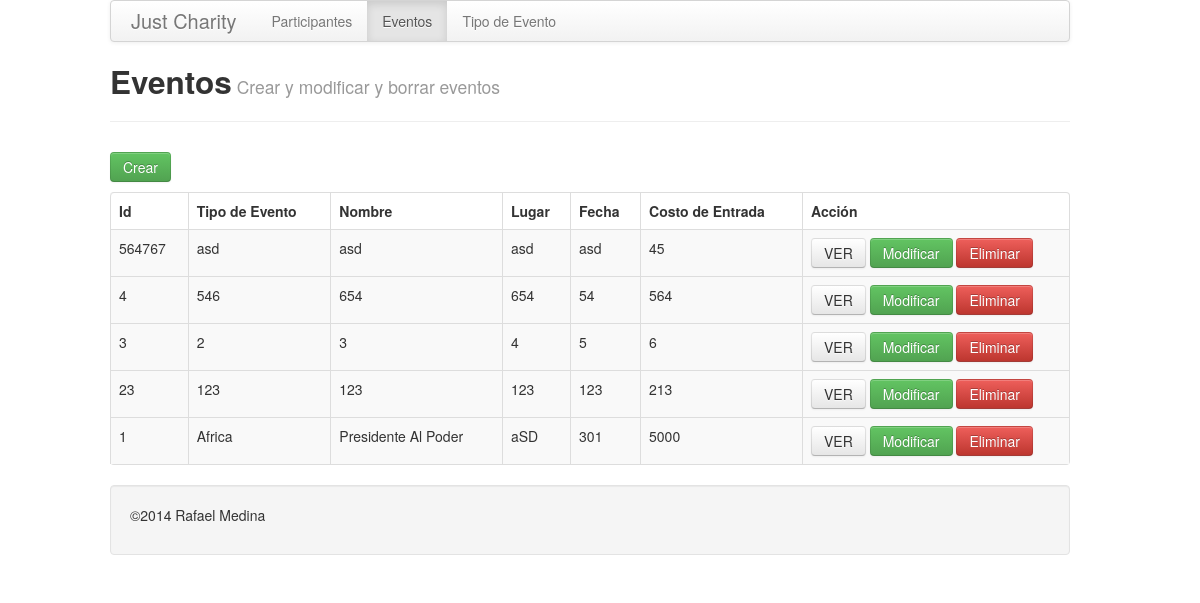
The page /eventos.php on the database its author committed.
### tables this page shows
CREATE TABLE `events` (
  `event_id` varchar(45) NOT NULL,
  `event_type_code` varchar(45) DEFAULT NULL,
  `event_name` varchar(45) DEFAULT NULL,
  `event_place` varchar(45) DEFAULT NULL,
  `event_date` varchar(45) DEFAULT NULL,
  `event_entrance_fee` varchar(45) DEFAULT NULL,
  PRIMARY KEY (`event_id`)
);

### eventos.php (the view, shortened to what this page needs)
<?php
$titulo = 'eventos';
include('inc/header.php');
?>
<div class="page-header">
	<h2>Eventos<small> Crear y modificar y borrar eventos</small></h2>
</div>
</div>
<div class="row">
	<p>
		<a href="eventos/create.php" class="btn btn-success">Crear</a>
	</p>
	<table class="table table-striped table-bordered">
		<thead>
			<tr>
				<th>Id</th>
				<th>Tipo de Evento</th>
				<th>Nombre</th>
				<th>Lugar</th>
				<th>Fecha</th>
				<th>Costo de Entrada</th>
				<th>Acción</th>
			</tr>
		</thead>
		<tbody>
			<?php
			$pdo = Database::connect();
			$sql = 'SELECT * FROM events ORDER BY event_id DESC';
			foreach($pdo->query($sql) as $row) {
				echo '<tr>';
				echo '<td>'.$row['event_id'].'</td>';
				echo '<td>'.$row['event_type_code'].'</td>';
				echo '<td>'.$row['event_name'].'</td>';
				echo '<td>'.$row['event_place'].'</td>';
				echo '<td>'.$row['event_date'].'</td>';
				echo '<td>'.$row['event_entrance_fee'].'</td>';
				echo '<td width=250>';
				echo '<a class="btn" href="eventos/read.php?event_id='.$row['event_id'].'">VER</a>';
				echo '<a class="btn btn-success" href="eventos/update.php?event_id='.$row['event_id'].'">Modificar</a>';
				echo '<a class="btn btn-danger" href="eventos/delete.php?event_id='.$row['event_id'].'">Eliminar</a>';
				echo '</td>';
				echo '<tr>';
			}
			?>
		</tbody>
	</table>
<?php include('inc/footer.php'); ?>
</div>
</div>
</body>
</html>

### inc/header.php (shortened to what this page needs)
<!DOCTYPE html>
<html>
<head>
	<link href="css/bootstrap.min.css" rel="stylesheet">
</head>
<body>
	<div class="container">
	<div class="row">
	<div class="navbar">
		<div class="navbar-inner">
			<a class="brand" href="index.php">Just Charity</a>
			<ul class="nav">
				<li class="<?php if($titulo == 'participantes'){ echo "active"; }?>"><a href="participantes.php">Participantes</a></li>
				<li class="<?php if($titulo == 'eventos'){ echo "active"; }?>"><a href="eventos.php">Eventos</a></li>
				<li class="<?php if($titulo == 'Tipo de Evento'){ echo "active"; }?>"><a href="tipoEvento.php">Tipo de Evento</a></li>
			</ul>
		</div>
	</div>

### inc/footer.php
<footer>
	<div class="well">
			<p>&copy;<?php echo date('Y'); ?> Rafael Medina</p>
	</div>
</footer>

### rows shown on the page
events: event_id "564767", event_type_code "asd", event_name "asd", event_place "asd", event_date "asd", event_entrance_fee "45"
events: event_id "4", event_type_code "546", event_name "654", event_place "654", event_date "54", event_entrance_fee "564"
events: event_id "3", event_type_code "2", event_name "3", event_place "4", event_date "5", event_entrance_fee "6"
events: event_id "23", event_type_code "123", event_name "123", event_place "123", event_date "123", event_entrance_fee "213"
events: event_id "1", event_type_code "Africa", event_name "Presidente Al Poder", event_place "aSD", event_date "301", event_entrance_fee "5000"
